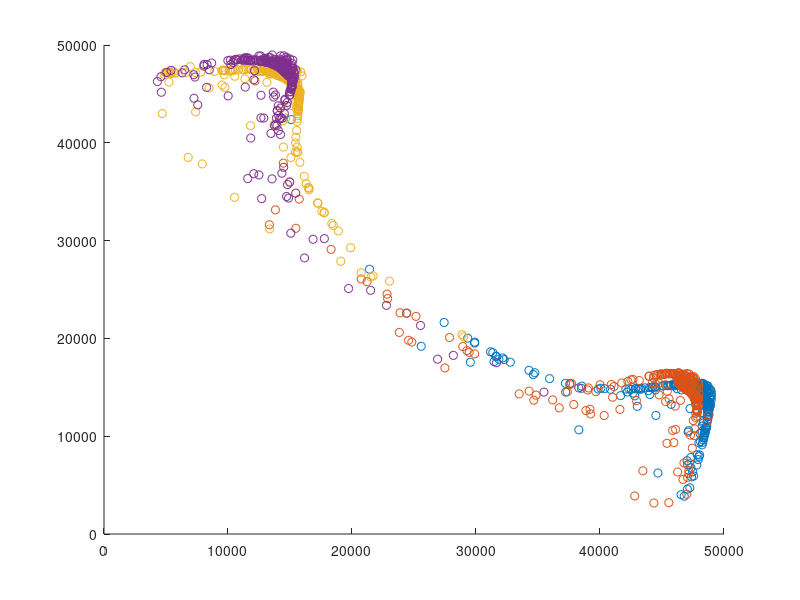

The MATLAB script that drew this image:
%% Set up points
num_per_cluster=250; % Number of points per cluster
separation = 4; % Separation of the cluster centers in terms of number of standard deviations
datacell = cell(2,2);
data=zeros(num_per_cluster*4,2);
cur_data = 1;
for i=1:2
    for j=1:2
        datacell{i,j}=randn(num_per_cluster,2)/separation+repmat([j,i],num_per_cluster,1);
        data(cur_data:cur_data+num_per_cluster-1,:)=datacell{i,j};
        cur_data = cur_data + num_per_cluster;
    end
end
clear cur_data i j;

%% Plot points
hold off;
for i=1:2
    for j=1:2
        c = datacell{i,j};
        scatter(c(:,1),c(:,2));
        hold on;
    end
end
hold off;
clear i j c;

%% Do conventional k-means
[~,centroids]=kmeans(data,4,'replicates',10,'options',statset('MaxIter',100+num_per_cluster/10));

%% Plot the means
hold on;
scatter(centroids(:,1), centroids(:,2), 'k+');
hold off;

%% Print the error
expected = [1,1;1,2;2,1;2,2];
sorted_centroids = centroids;
unsorted_centroids = centroids;
for sorted_idx = 1:size(sorted_centroids,1)-1
    cur_expected = expected(sorted_idx,:);
    errs = sum((unsorted_centroids - repmat(cur_expected,size(unsorted_centroids,1),1).^2),2);
    [~,best_match] = min(errs);
    sorted_centroids(sorted_idx,:) = unsorted_centroids(best_match,:);
    unsorted_centroids(best_match,:) = [];
end
assert(size(unsorted_centroids,1)==1);
sorted_centroids(end,:)=unsorted_centroids(1,:);

err=mean(sqrt(sum((sorted_centroids-expected).^2,2)));
hold on;
title(sprintf('Error: %f', err));
hold off;

clear errs cur_expected unsorted_centroids best_match err sorted_idx

%% Do 2 means getting 2 centroids
[~,c_2_1]=kmeans(data,2,'replicates',10,'options',statset('MaxIter',100+num_per_cluster/10));

%% Redo data in terms of distances from the two centroids
datacell_2_1 = datacell;
cur_data = 1;
for i=1:2
    for j=1:2
        for c_idx = 1:size(c_2_1,1)
            c_cur = c_2_1(c_idx,:);
            d_cur = datacell{i,j};
            datacell_2_1{i,j}(:,c_idx)=sum((d_cur - repmat(c_cur,size(d_cur,1),1).^2),2);
            data_2_1(cur_data:cur_data+num_per_cluster-1,:)=datacell_2_1{i,j};
            cur_data = cur_data + num_per_cluster;
        end
    end
end
clear cur_data i j c_cur d_cur;

%% Plot redone points
hold off;
for i=1:2
    for j=1:2
        c = datacell_2_1{i,j};
        scatter(c(:,1),c(:,2));
        hold on;
    end
end
hold off;
clear i j c;


%% Do 2 means again getting 2 centroids
[~,c_2_2]=kmeans(data_2_1,2,'replicates',10,'options',statset('MaxIter',100+num_per_cluster/10));

%% Redo data in terms of distances from the two centroids
datacell_2_2 = datacell_2_1;
cur_data = 1;
for i=1:2
    for j=1:2
        for c_idx = 1:size(c_2_2,1)
            c_cur = c_2_2(c_idx,:);
            d_cur = datacell_2_1{i,j};
            datacell_2_2{i,j}(:,c_idx)=sum((d_cur - repmat(c_cur,size(d_cur,1),1).^2),2);
            data_2_2(cur_data:cur_data+num_per_cluster-1,:)=datacell_2_2{i,j};
            cur_data = cur_data + num_per_cluster;
        end
    end
end
clear cur_data i j c_cur d_cur;

%% Plot redone points
hold off;
for i=1:2
    for j=1:2
        c = datacell_2_2{i,j};
        scatter(c(:,1),c(:,2));
        hold on;
    end
end
hold off;
clear i j c;


%% Do "deep learning"
%
% Note: the matlab k-means algorithm is VERY slow for high dimensions
datacell_cur = datacell;
data_cur = data;
datacell_all = {datacell};
num_dim = size(data,1)/2;
while(num_dim >= 2)
    fprintf(2,'Starting k-means for %d dimensions\n', num_dim);
    [~,c_cur] = kmeans(data_cur,num_dim,'replicates',10,'options',statset('MaxIter',100+num_per_cluster),'emptyaction','singleton');
    fprintf(2,'Done with k-means for %d dimensions. Starting projection.\n', num_dim);
    datacell_next = datacell_cur;
    data_next = zeros(size(data_cur,1),num_dim);
    cur_data = 1;
    for i=1:2
        for j=1:2
            datacell_next{i,j}=zeros(num_per_cluster, num_dim);
            for c_idx = 1:size(c_cur,1)
                cent = c_cur(c_idx,:);
                d_cur = datacell_cur{i,j};
                datacell_next{i,j}(:,c_idx)=sqrt(sum((d_cur - repmat(cent,size(d_cur,1),1)).^2,2));
                data_next(cur_data:cur_data+num_per_cluster-1,:)=datacell_next{i,j};
            end
            cur_data = cur_data + num_per_cluster;
        end
    end
    fprintf(2,'Done with projecting from %d -> %d dimensions.\n', size(data_cur,2), num_dim);
    
    datacell_cur = datacell_next;
    datacell_all{end+1} = datacell_next; %#ok<SAGROW>
    data_cur = data_next;
    num_dim = round(num_dim / 2);
end

%% Plot the final deep learning layer
hold off;
for i=1:2
    for j=1:2
        c = datacell_cur{i,j};
        scatter(c(:,1),c(:,2));
        hold on;
    end
end
hold off;
clear i j c;
